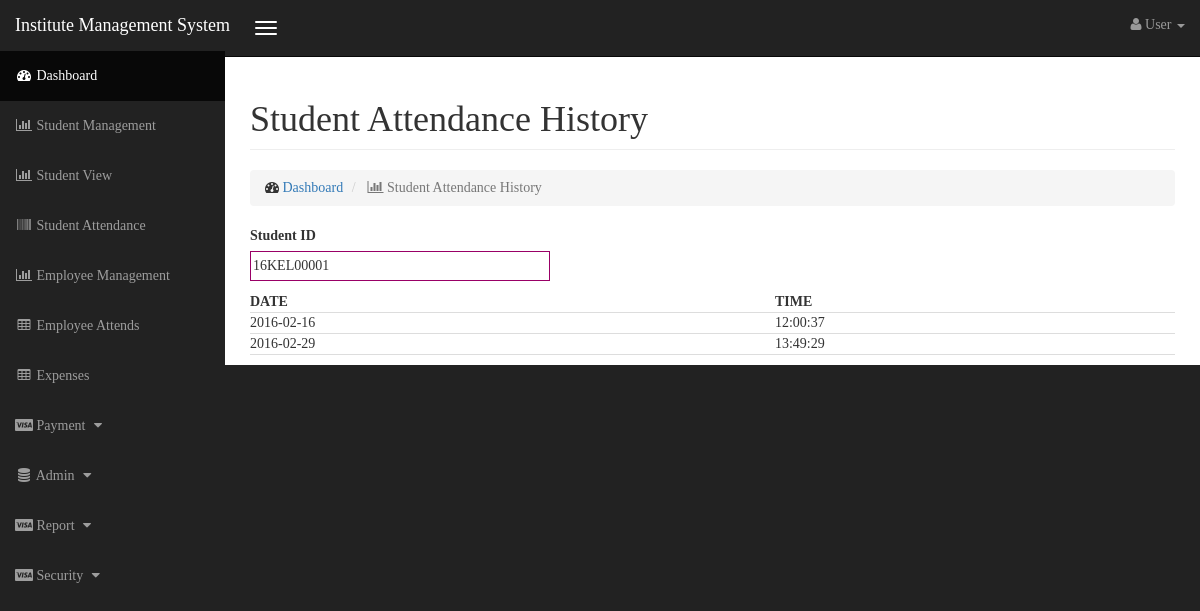
Page /students_attends_view.php?Studentid=16KEL00001 on the committed database.
### tables this page shows
CREATE TABLE `attendance_tbl` (
  `StudentId` varchar(13) NOT NULL,
  `Date` date NOT NULL,
  `Time` time DEFAULT NULL,
  `CreateUser` varchar(20) DEFAULT NULL,
  PRIMARY KEY (`StudentId`,`Date`),
  KEY `FK_Attendance_tbl_Student_idx` (`StudentId`),
  CONSTRAINT `FK_Attendance_tbl_Student` FOREIGN KEY (`StudentId`) REFERENCES `student_tb` (`Student_id`) ON DELETE NO ACTION ON UPDATE NO ACTION
);

### dbconfig.php (called while the page is built, shortened)
<?php
function connection()
{
    $servername = "localhost";
    $username = "root";
    $password = "525625";
    $database = "kelanidb";
    $conn = new mysqli($servername, $username, $password,$database);
    return $conn;
}
function getData($query){
    $result = mysqli_query(connection(),$query);
    return $result;
}
?>

### students_attends_view.php (the view, shortened to what this page needs)
<!DOCTYPE html>
<html lang="en">
<head>
<link href="./css/bootstrap.min.css" rel="stylesheet">
<link href="./css/sb-admin.css" rel="stylesheet">
<link href="./css/plugins/morris.css" rel="stylesheet">
<link href="./font-awesome/css/font-awesome.min.css" rel="stylesheet" type="text/css">
<link href="./css/formcss.css" rel="stylesheet" type="text/css">
</head><body>
<?php
include_once './inc/top.php';
include_once 'dbconfig.php';
if(isset($_GET['Studentid'])){
	 $txtStudentId = $_GET['Studentid'];
	 $query = "SELECT * FROM attendance_tbl WHERE StudentId='".$txtStudentId."'";
	 $result = getData($query);
	 $row = mysqli_fetch_array($result);
	 $txtStudentId = $row['StudentId'];
}
else{
	$txtStudentId = '';
}
?>
    <div id="wrapper">
        <div id="page-wrapper">
            <div class="container-fluid">
                <div class="row">
                    <div class="col-lg-12">
                        <h1 class="page-header">
                            Student Attendance History
                        </h1>
                        <ol class="breadcrumb">
                            <li>
                                <i class="fa fa-dashboard"></i>  <a href="index.php">Dashboard</a>
                            </li>
                            <li class="active">
                                <i class="fa fa-bar-chart-o"></i> Student Attendance History
                            </li>
                        </ol>
                    </div>
                </div>
                <div class="row">
                    <div class="col-lg-4">
					<form id="stuath">
                    <label>Student ID</label><br />
                    <input type="text" name="txtStudentID" size="50" value="<?php echo $txtStudentId ?>" id="txtStudentID" readonly/><br/>
                    </form>
					</div>
                    <div class="col-lg-4">
                    </div>
                    <div class="col-lg-4">
                    </div>
                </div>
                <div class="row">
                	<div class="col-lg-4">
                	</div>
                <div class="col-lg-4">
                </div>
                </div>
                <div class="row">
                	<div class="col-lg-12" id="Student123">
                    <?php
                        include_once 'dbconfig.php';
                        $query = "SELECT `Date`, `Time` FROM attendance_tbl WHERE StudentId='".$txtStudentId."'";
                        $result = getData($query);
                        echo "<table width='100%'>";
                        echo "<tr>
                        <th>DATE</th>
                        <th>TIME</th>
                        </tr>";
                       	while($row = mysqli_fetch_array($result)){
                            echo "<tr><td>". $row['Date']. "</td><td>" . $row['Time']. "</td></tr>";
                        }
                        echo "</table>";
                        ?>
                    </div>
                </div>
            </div>
        </div>
    </div>
</body></html>

### css/sb-admin.css (style rules this page uses)
body { margin-top: 100px; background-color: #222; font-family: Calibri; }
@media (min-width:768px) { body { margin-top: 50px; } }
#wrapper { padding-left: 0; }
#page-wrapper { width: 100%; padding: 0; background-color: #fff; }
@media (min-width:768px) { #wrapper { padding-left: 225px; } }
@media (min-width:768px) { #page-wrapper { padding: 10px; } }

### css/formcss.css (style rules this page uses)
body { overflow-y: scroll; overflow-x: hidden; }
input, textarea, select { margin-bottom:10px; border:1px solid #906; width:300px; font-size:14px !important; }
input, select { height:30px; width:300px; }
table { font-size:14px; }
th, td { border-bottom: 1px solid #ddd; }

### rows in the picture
attendance_tbl: txtStudentID "16KEL00001", Date "2016-02-16", Time "12:00:37"
attendance_tbl: Date "2016-02-29", Time "13:49:29"
